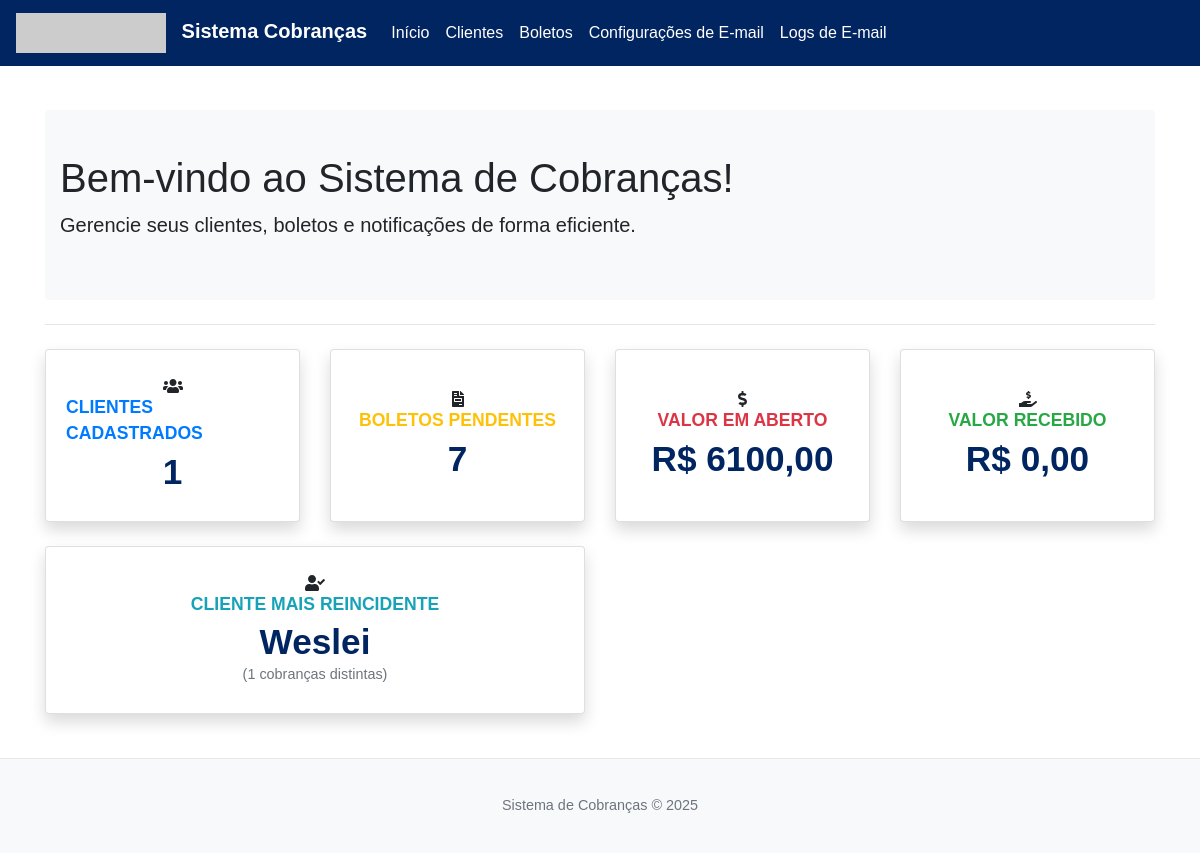
Before: / with the older database file.
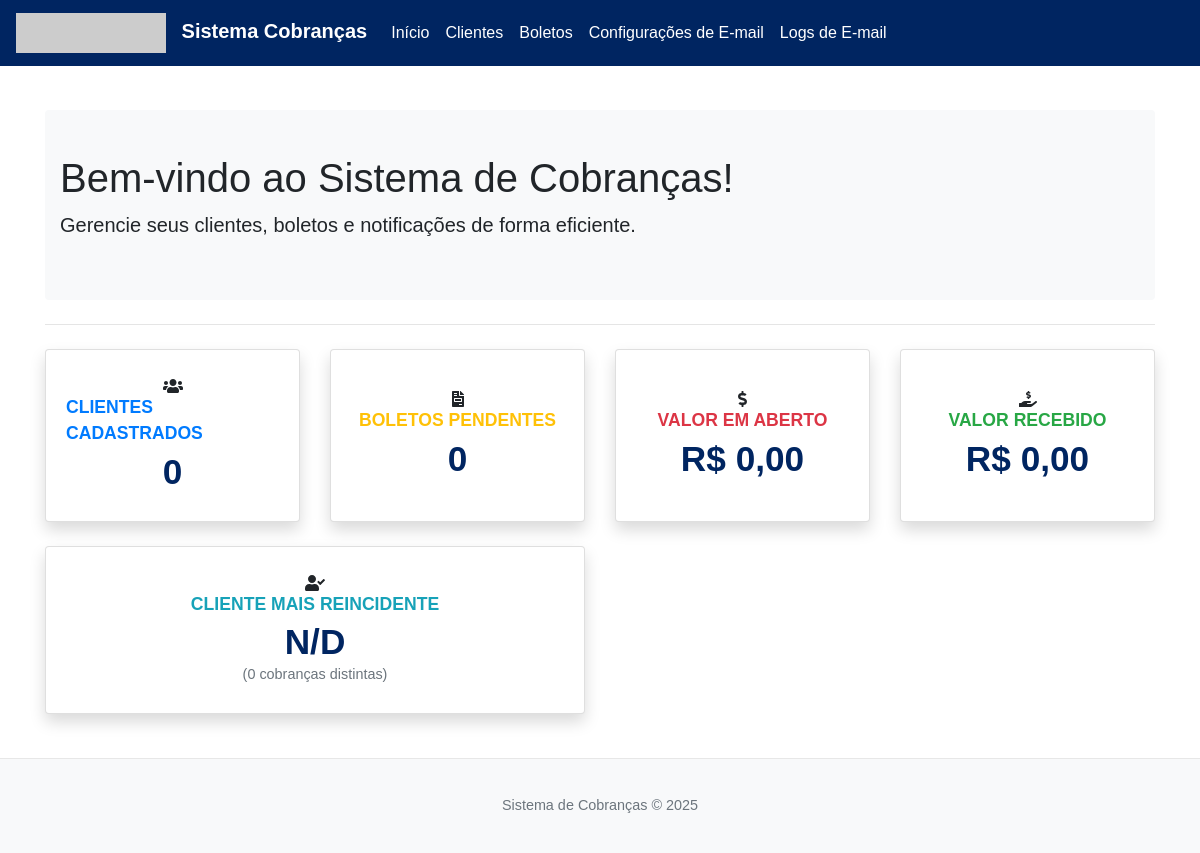
After: the same page with the newer database file.
### database.py (models this page shows, shortened)
class Cliente(db.Model):
    __tablename__ = 'cliente'
    id = db.Column(db.Integer, primary_key=True)
    public_id = db.Column(db.String(36), unique=True, nullable=False)
    nome = db.Column(db.String(150), nullable=False)
    email_principal = db.Column(db.String(120), unique=True, nullable=True)
    telefone_principal = db.Column(db.String(20), nullable=True)
    contatos = db.relationship('Contato', backref='cliente', lazy=True, cascade="all, delete-orphan")
    boletos = db.relationship('Boleto', backref='cliente', lazy=True, cascade="all, delete-orphan")
    __table_args__ = (Index('ix_cliente_public_id', 'public_id'),)

### app.py (the view)
@main_bp.route('/')
def index():
    total_clientes = Cliente.query.count()
    valor_boletos_aberto = db.session.query(func.sum(Boleto.valor)).filter(Boleto.status == 'pendente').scalar() or 0.0
    valor_boletos_pagos = db.session.query(func.sum(Boleto.valor)).filter(Boleto.status == 'pago').scalar() or 0.0
    cliente_reincidente_data = db.session.query(
        Cliente.nome,
        func.count(func.distinct(Boleto.grupo_replicacao_id)).label('num_cobrancas_distintas')
    ).join(Boleto, Cliente.id == Boleto.cliente_id)\
     .group_by(Cliente.id, Cliente.nome)\
     .order_by(desc('num_cobrancas_distintas'))\
     .first()
    cliente_mais_reincidente_nome = "N/D"
    num_cobrancas_reincidente = 0
    if cliente_reincidente_data:
        cliente_mais_reincidente_nome = cliente_reincidente_data[0]
        num_cobrancas_reincidente = cliente_reincidente_data[1]
    total_boletos_pendentes_contagem = Boleto.query.filter_by(status='pendente').count()
    return render_template('index.html',
                           total_clientes=total_clientes,
                           total_boletos_pendentes=total_boletos_pendentes_contagem,
                           valor_boletos_aberto=valor_boletos_aberto,
                           valor_boletos_pagos=valor_boletos_pagos,
                           cliente_mais_reincidente_nome=cliente_mais_reincidente_nome,
                           num_cobrancas_reincidente=num_cobrancas_reincidente)

### database.py (called while the page is built)
@event.listens_for(Engine, "connect")
def _set_sqlite_pragma(dbapi_connection, connection_record):
    if isinstance(dbapi_connection, SQLite3Connection):
        cursor = dbapi_connection.cursor()
        cursor.execute("PRAGMA foreign_keys=ON;")
        cursor.close()

### templates/index.html (shortened to what this page needs)
{% extends "base.html" %}
{% block head_extra %}
<link rel="stylesheet" href="https://cdnjs.cloudflare.com/ajax/libs/font-awesome/5.15.3/css/all.min.css">
{% endblock %}
{% block content %}
<div class="jumbotron_custom py-4 mb-4 bg-light rounded">
    <div class="container">
        <h1 class="display-5">Bem-vindo ao Sistema de Cobranças!</h1>
        <p class="lead">Gerencie seus clientes, boletos e notificações de forma eficiente.</p>
    </div>
</div>
<hr class="my-4">
<div class="row">
    <div class="col-xl-3 col-md-6 mb-4">
        <div class="card border-left-primary shadow h-100 py-2 dashboard-card">
            <div class="card-body">
                <i class="fas fa-users"></i>
                <div class="text-xs font-weight-bold text-primary text-uppercase mb-1 card-title">Clientes Cadastrados</div>
                <div class="h5 mb-0 font-weight-bold text-gray-800 card-text-value">{{ total_clientes if total_clientes is not none else 0 }}</div>
            </div>
        </div>
    </div>
    <div class="col-xl-3 col-md-6 mb-4">
        <div class="card border-left-warning shadow h-100 py-2 dashboard-card">
            <div class="card-body">
                <i class="fas fa-file-invoice"></i>
                <div class="text-xs font-weight-bold text-warning text-uppercase mb-1 card-title">Boletos Pendentes</div>
                <div class="h5 mb-0 font-weight-bold text-gray-800 card-text-value">{{ total_boletos_pendentes if total_boletos_pendentes is not none else 0 }}</div>
            </div>
        </div>
    </div>
    <div class="col-xl-3 col-md-6 mb-4">
        <div class="card border-left-danger shadow h-100 py-2 dashboard-card">
            <div class="card-body">
                <i class="fas fa-dollar-sign"></i>
                <div class="text-xs font-weight-bold text-danger text-uppercase mb-1 card-title">Valor em Aberto</div>
                <div class="h5 mb-0 font-weight-bold text-gray-800 card-text-value">R$ {{ "%.2f"|format(valor_boletos_aberto|float)|replace('.', ',') }}</div>
            </div>
        </div>
    </div>
    <div class="col-xl-3 col-md-6 mb-4">
        <div class="card border-left-success shadow h-100 py-2 dashboard-card">
            <div class="card-body">
                <i class="fas fa-hand-holding-usd"></i>
                <div class="text-xs font-weight-bold text-success text-uppercase mb-1 card-title">Valor Recebido</div>
                <div class="h5 mb-0 font-weight-bold text-gray-800 card-text-value">R$ {{ "%.2f"|format(valor_boletos_pagos|float)|replace('.', ',') }}</div>
            </div>
        </div>
    </div>
</div>
<div class="row">
    <div class="col-xl-6 col-md-6 mb-4">
        <div class="card border-left-info shadow h-100 py-2 dashboard-card">
            <div class="card-body">
                <i class="fas fa-user-check"></i>
                <div class="text-xs font-weight-bold text-info text-uppercase mb-1 card-title">Cliente Mais Reincidente</div>
                <div class="h5 mb-0 font-weight-bold text-gray-800 card-text-value">{{ cliente_mais_reincidente_nome }}</div>
                <div class="text-xs text-muted card-text-detail"> ({{ num_cobrancas_reincidente }} cobranças distintas)</div>
            </div>
        </div>
    </div>
</div>
{% endblock %}

Changed rows visible on the page:
removed Cliente: nome "Weslei"
Other visible differences:
{{ total_clientes if total_clientes is not none else 0 }}: "1" → "0"
{{ total_boletos_pendentes if total_boletos_pendentes is not none else 0 }}: "7" → "0"
{{ "%.2f"|format(valor_boletos_aberto|float)|replace('.', ',') }}: "6100,00" → "0,00"
{{ cliente_mais_reincidente_nome }}: (not shown) → "N/D"
{{ num_cobrancas_reincidente }}: "1" → "0"
